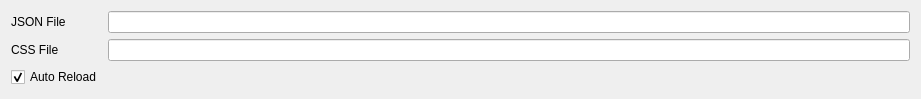
<?xml version="1.0" encoding="UTF-8"?>
<ui version="4.0">
 <class>StyleSheetEditor</class>
 <widget class="QWidget" name="StyleSheetEditor">
  <property name="geometry">
   <rect>
    <x>0</x>
    <y>0</y>
    <width>921</width>
    <height>99</height>
   </rect>
  </property>
  <property name="windowTitle">
   <string>Style Editor</string>
  </property>
  <layout class="QGridLayout" name="gridLayout">
   <item row="0" column="0">
    <widget class="QLabel" name="label_2">
     <property name="text">
      <string>JSON File</string>
     </property>
    </widget>
   </item>
   <item row="0" column="1">
    <widget class="SVLineEdit" name="jsonFilePath">
     <property name="text">
      <string/>
     </property>
    </widget>
   </item>
   <item row="1" column="0">
    <widget class="QLabel" name="label">
     <property name="text">
      <string>CSS File</string>
     </property>
    </widget>
   </item>
   <item row="1" column="1">
    <widget class="SVLineEdit" name="cssFilePath">
     <property name="text">
      <string/>
     </property>
    </widget>
   </item>
   <item row="2" column="0">
    <widget class="QCheckBox" name="reloadButton">
     <property name="text">
      <string>Auto Reload</string>
     </property>
     <property name="checked">
      <bool>true</bool>
     </property>
    </widget>
   </item>
  </layout>
 </widget>
 <customwidgets>
  <customwidget>
   <class>SVLineEdit</class>
   <extends>QLineEdit</extends>
   <header location="global">SVControlWidgets.h</header>
  </customwidget>
 </customwidgets>
 <resources/>
 <connections/>
</ui>
